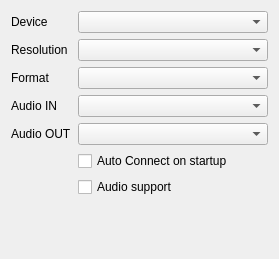
<?xml version="1.0" encoding="UTF-8"?>
<ui version="4.0">
 <class>Dialog</class>
 <widget class="QDialog" name="Dialog">
  <property name="geometry">
   <rect>
    <x>0</x>
    <y>0</y>
    <width>279</width>
    <height>259</height>
   </rect>
  </property>
  <property name="maximumSize">
   <size>
    <width>16777215</width>
    <height>300</height>
   </size>
  </property>
  <property name="windowTitle">
   <string>Device setup</string>
  </property>
  <layout class="QFormLayout" name="formLayout">
   <item row="2" column="0">
    <widget class="QLabel" name="label">
     <property name="text">
      <string>Device</string>
     </property>
    </widget>
   </item>
   <item row="2" column="1">
    <widget class="QComboBox" name="comboBox">
     <property name="mouseTracking">
      <bool>false</bool>
     </property>
    </widget>
   </item>
   <item row="3" column="0">
    <widget class="QLabel" name="label_2">
     <property name="text">
      <string>Resolution</string>
     </property>
    </widget>
   </item>
   <item row="3" column="1">
    <widget class="QComboBox" name="comboBox_2"/>
   </item>
   <item row="10" column="1">
    <widget class="QDialogButtonBox" name="buttonBox">
    </widget>
   </item>
   <item row="4" column="0">
    <widget class="QLabel" name="label_3">
     <property name="text">
      <string>Format</string>
     </property>
    </widget>
   </item>
   <item row="4" column="1">
    <widget class="QComboBox" name="comboBox_3"/>
   </item>
   <item row="9" column="1">
    <widget class="QCheckBox" name="checkBoxAudio">
     <property name="text">
      <string>Audio support</string>
     </property>
    </widget>
   </item>
   <item row="5" column="0">
    <widget class="QLabel" name="label_4">
     <property name="text">
      <string>Audio IN</string>
     </property>
    </widget>
   </item>
   <item row="5" column="1">
    <widget class="QComboBox" name="comboBox_4">
     <property name="mouseTracking">
      <bool>false</bool>
     </property>
    </widget>
   </item>
   <item row="6" column="0">
    <widget class="QLabel" name="label_5">
     <property name="text">
      <string>Audio OUT</string>
     </property>
    </widget>
   </item>
   <item row="8" column="1">
    <widget class="QCheckBox" name="checkBoxAutoConnect">
     <property name="text">
      <string>Auto Connect on startup</string>
     </property>
    </widget>
   </item>
   <item row="6" column="1">
    <widget class="QComboBox" name="comboBox_5">
     <property name="mouseTracking">
      <bool>false</bool>
     </property>
    </widget>
   </item>
  </layout>
 </widget>
 <resources/>
 <connections>
  <connection>
   <sender>buttonBox</sender>
   <signal>accepted()</signal>
   <receiver>Dialog</receiver>
   <slot>accept()</slot>
   <hints>
    <hint type="sourcelabel">
     <x>248</x>
     <y>254</y>
    </hint>
    <hint type="destinationlabel">
     <x>157</x>
     <y>274</y>
    </hint>
   </hints>
  </connection>
  <connection>
   <sender>buttonBox</sender>
   <signal>rejected()</signal>
   <receiver>Dialog</receiver>
   <slot>reject()</slot>
   <hints>
    <hint type="sourcelabel">
     <x>316</x>
     <y>260</y>
    </hint>
    <hint type="destinationlabel">
     <x>286</x>
     <y>274</y>
    </hint>
   </hints>
  </connection>
 </connections>
</ui>
